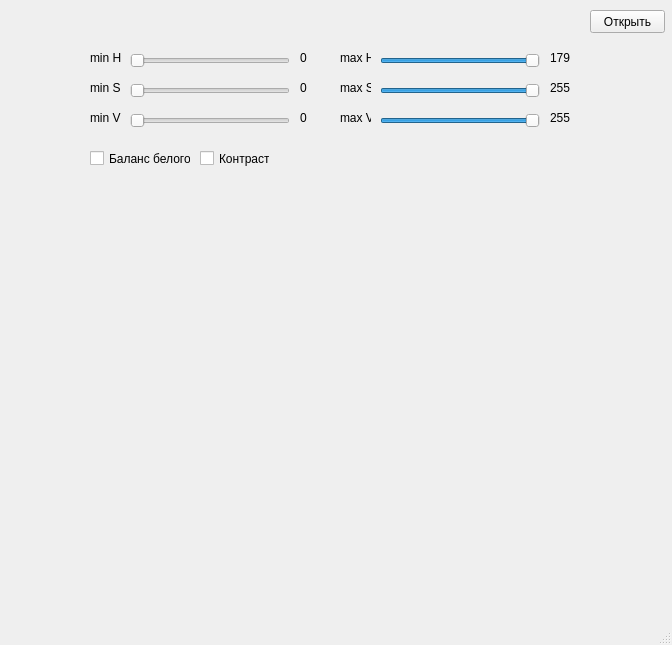
<?xml version="1.0" encoding="UTF-8"?>
<ui version="4.0">
 <class>MainWindow</class>
 <widget class="QMainWindow" name="MainWindow">
  <property name="geometry">
   <rect>
    <x>0</x>
    <y>0</y>
    <width>672</width>
    <height>645</height>
   </rect>
  </property>
  <property name="minimumSize">
   <size>
    <width>0</width>
    <height>0</height>
   </size>
  </property>
  <property name="windowTitle">
   <string>Настройщик цветовых диапазонов для поиска на изображении</string>
  </property>
  <widget class="QWidget" name="centralwidget">
   <widget class="QSlider" name="sld_minS">
    <property name="geometry">
     <rect>
      <x>130</x>
      <y>80</y>
      <width>160</width>
      <height>22</height>
     </rect>
    </property>
    <property name="maximum">
     <number>255</number>
    </property>
    <property name="orientation">
     <enum>Qt::Horizontal</enum>
    </property>
   </widget>
   <widget class="QSlider" name="sld_minV">
    <property name="geometry">
     <rect>
      <x>130</x>
      <y>110</y>
      <width>160</width>
      <height>22</height>
     </rect>
    </property>
    <property name="maximum">
     <number>255</number>
    </property>
    <property name="orientation">
     <enum>Qt::Horizontal</enum>
    </property>
   </widget>
   <widget class="QSlider" name="sld_minH">
    <property name="geometry">
     <rect>
      <x>130</x>
      <y>50</y>
      <width>160</width>
      <height>22</height>
     </rect>
    </property>
    <property name="maximum">
     <number>179</number>
    </property>
    <property name="orientation">
     <enum>Qt::Horizontal</enum>
    </property>
   </widget>
   <widget class="QLabel" name="label">
    <property name="geometry">
     <rect>
      <x>90</x>
      <y>50</y>
      <width>31</width>
      <height>16</height>
     </rect>
    </property>
    <property name="text">
     <string>min H</string>
    </property>
   </widget>
   <widget class="QLabel" name="label_2">
    <property name="geometry">
     <rect>
      <x>90</x>
      <y>80</y>
      <width>31</width>
      <height>16</height>
     </rect>
    </property>
    <property name="text">
     <string>min S</string>
    </property>
   </widget>
   <widget class="QLabel" name="label_3">
    <property name="geometry">
     <rect>
      <x>90</x>
      <y>110</y>
      <width>31</width>
      <height>16</height>
     </rect>
    </property>
    <property name="text">
     <string>min V</string>
    </property>
   </widget>
   <widget class="QSlider" name="sld_maxH">
    <property name="geometry">
     <rect>
      <x>380</x>
      <y>50</y>
      <width>160</width>
      <height>22</height>
     </rect>
    </property>
    <property name="mouseTracking">
     <bool>false</bool>
    </property>
    <property name="maximum">
     <number>179</number>
    </property>
    <property name="value">
     <number>179</number>
    </property>
    <property name="orientation">
     <enum>Qt::Horizontal</enum>
    </property>
   </widget>
   <widget class="QLabel" name="label_4">
    <property name="geometry">
     <rect>
      <x>340</x>
      <y>80</y>
      <width>31</width>
      <height>16</height>
     </rect>
    </property>
    <property name="text">
     <string>max S</string>
    </property>
   </widget>
   <widget class="QSlider" name="sld_maxS">
    <property name="geometry">
     <rect>
      <x>380</x>
      <y>80</y>
      <width>160</width>
      <height>22</height>
     </rect>
    </property>
    <property name="maximum">
     <number>255</number>
    </property>
    <property name="value">
     <number>255</number>
    </property>
    <property name="orientation">
     <enum>Qt::Horizontal</enum>
    </property>
   </widget>
   <widget class="QSlider" name="sld_maxV">
    <property name="geometry">
     <rect>
      <x>380</x>
      <y>110</y>
      <width>160</width>
      <height>22</height>
     </rect>
    </property>
    <property name="maximum">
     <number>255</number>
    </property>
    <property name="value">
     <number>255</number>
    </property>
    <property name="orientation">
     <enum>Qt::Horizontal</enum>
    </property>
   </widget>
   <widget class="QLabel" name="label_5">
    <property name="geometry">
     <rect>
      <x>340</x>
      <y>110</y>
      <width>31</width>
      <height>16</height>
     </rect>
    </property>
    <property name="text">
     <string>max V</string>
    </property>
   </widget>
   <widget class="QLabel" name="label_6">
    <property name="geometry">
     <rect>
      <x>340</x>
      <y>50</y>
      <width>31</width>
      <height>16</height>
     </rect>
    </property>
    <property name="text">
     <string>max H</string>
    </property>
   </widget>
   <widget class="QLabel" name="lbl_minH">
    <property name="geometry">
     <rect>
      <x>300</x>
      <y>50</y>
      <width>31</width>
      <height>16</height>
     </rect>
    </property>
    <property name="text">
     <string>0</string>
    </property>
   </widget>
   <widget class="QLabel" name="lbl_minV">
    <property name="geometry">
     <rect>
      <x>300</x>
      <y>110</y>
      <width>31</width>
      <height>16</height>
     </rect>
    </property>
    <property name="text">
     <string>0</string>
    </property>
   </widget>
   <widget class="QLabel" name="lbl_minS">
    <property name="geometry">
     <rect>
      <x>300</x>
      <y>80</y>
      <width>31</width>
      <height>16</height>
     </rect>
    </property>
    <property name="text">
     <string>0</string>
    </property>
   </widget>
   <widget class="QLabel" name="lbl_maxS">
    <property name="geometry">
     <rect>
      <x>550</x>
      <y>80</y>
      <width>31</width>
      <height>16</height>
     </rect>
    </property>
    <property name="text">
     <string>255</string>
    </property>
   </widget>
   <widget class="QLabel" name="lbl_maxH">
    <property name="geometry">
     <rect>
      <x>550</x>
      <y>50</y>
      <width>31</width>
      <height>16</height>
     </rect>
    </property>
    <property name="text">
     <string>179</string>
    </property>
   </widget>
   <widget class="QLabel" name="lbl_maxV">
    <property name="geometry">
     <rect>
      <x>550</x>
      <y>110</y>
      <width>31</width>
      <height>16</height>
     </rect>
    </property>
    <property name="text">
     <string>255</string>
    </property>
   </widget>
   <widget class="QLabel" name="lbl_image">
    <property name="geometry">
     <rect>
      <x>10</x>
      <y>180</y>
      <width>651</width>
      <height>461</height>
     </rect>
    </property>
    <property name="autoFillBackground">
     <bool>false</bool>
    </property>
    <property name="frameShape">
     <enum>QFrame::NoFrame</enum>
    </property>
    <property name="text">
     <string/>
    </property>
    <property name="alignment">
     <set>Qt::AlignCenter</set>
    </property>
   </widget>
   <widget class="QCheckBox" name="chbx_whiteBalance">
    <property name="geometry">
     <rect>
      <x>90</x>
      <y>150</y>
      <width>101</width>
      <height>17</height>
     </rect>
    </property>
    <property name="text">
     <string>Баланс белого</string>
    </property>
   </widget>
   <widget class="QCheckBox" name="chbx_contrast">
    <property name="geometry">
     <rect>
      <x>200</x>
      <y>150</y>
      <width>70</width>
      <height>17</height>
     </rect>
    </property>
    <property name="text">
     <string>Контраст</string>
    </property>
   </widget>
   <widget class="QPushButton" name="btn_open">
    <property name="geometry">
     <rect>
      <x>590</x>
      <y>10</y>
      <width>75</width>
      <height>23</height>
     </rect>
    </property>
    <property name="text">
     <string>Открыть</string>
    </property>
   </widget>
   <widget class="QLabel" name="lbl_fileName">
    <property name="geometry">
     <rect>
      <x>26</x>
      <y>10</y>
      <width>551</width>
      <height>20</height>
     </rect>
    </property>
    <property name="text">
     <string/>
    </property>
   </widget>
  </widget>
  <widget class="QStatusBar" name="statusbar"/>
 </widget>
 <resources/>
 <connections/>
</ui>
